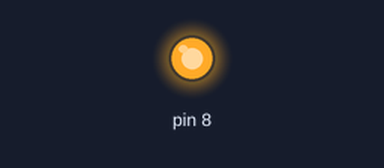
A sketch run on a simulated Arduino Uno, built with avr-gcc and run on an emulated ATmega328P. On the bench: output pins drawn as LEDs (lit = HIGH).

Above: at 0.2 s.
At 4.9 s:
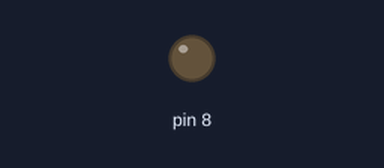
Timing chart, 0 to 7.4 s (numbered marks = the images above):
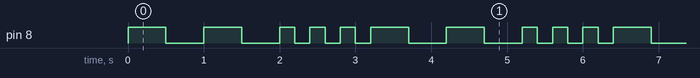

Measured:
- by itself, pin 8: repeats every 3.2 s: LOW 0.50 s, HIGH 0.50 s, LOW 0.50 s, 3 × (HIGH 0.20 s, LOW 0.20 s), HIGH 0.50 s
- by itself, everything shown: repeats every 3.2 s, in 10 steps

The sketch:

relay.ino
```cpp
void setup() {
  pinMode(8, OUTPUT);
}

void loop() {
      digitalWrite(8, 1);
      delay(500);
      digitalWrite(8, 0);
      delay(500);
      digitalWrite(8, 1);
      delay(500);
      digitalWrite(8, 0);
      delay(500);

      digitalWrite(8, 1);
      delay(200);
      digitalWrite(8, 0);
      delay(200);
      digitalWrite(8, 1);
      delay(200);
      digitalWrite(8, 0);
      delay(200);
      digitalWrite(8, 1);
      delay(200);
      digitalWrite(8, 0);
      delay(200);

}
```
